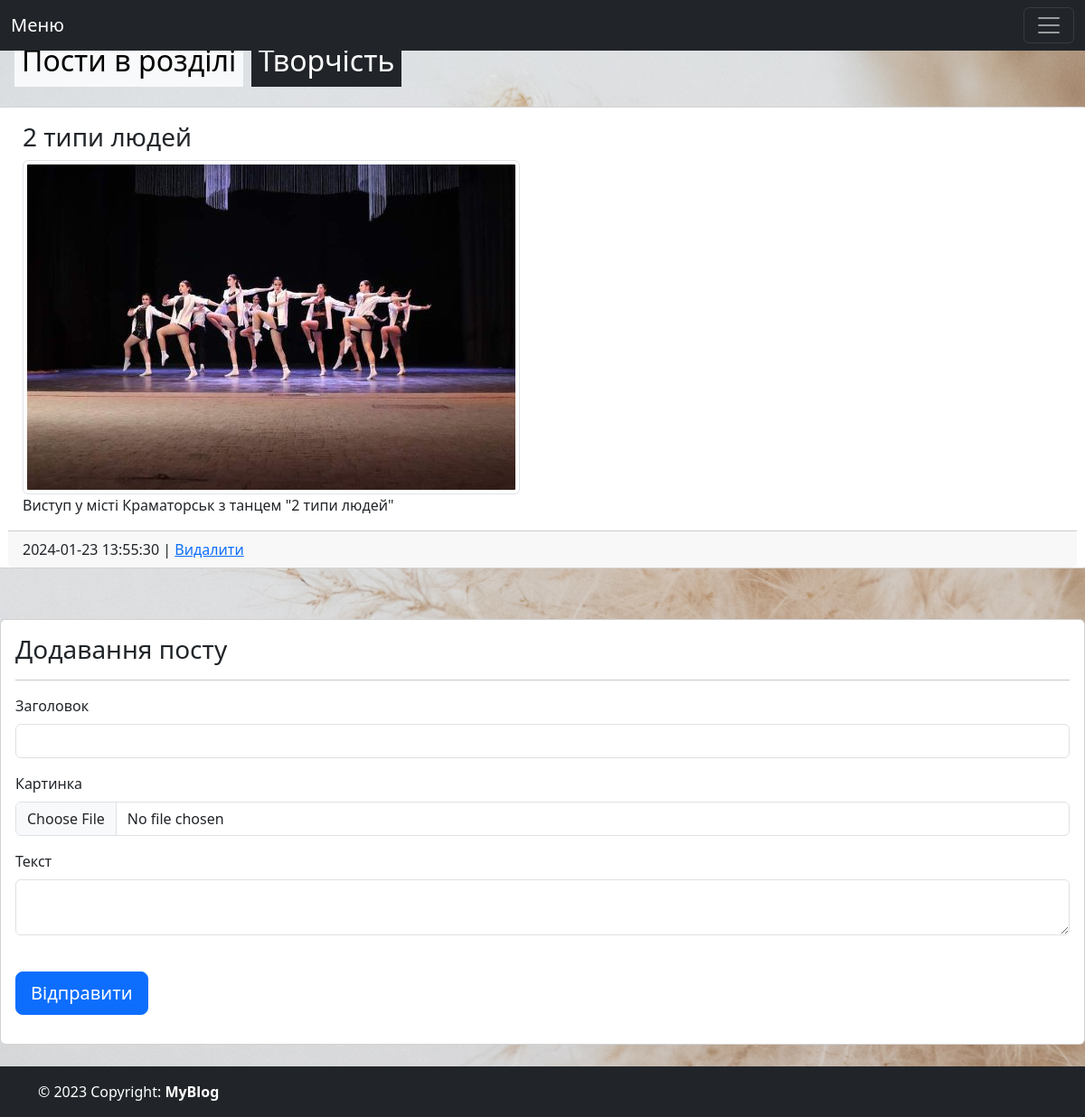
Page /post/category/art on the committed database.
### tables this page shows
CREATE TABLE "post" (
	"post_id"	INTEGER PRIMARY KEY AUTOINCREMENT,
	"category_id"	INTEGER NOT NULL,
	"text"	TEXT,
	"datetime"	TEXT NOT NULL DEFAULT CURRENT_TIMESTAMP,
	"title"	TEXT,
	"image"	TEXT,
	FOREIGN KEY("category_id") REFERENCES "category"("category_id") ON UPDATE CASCADE ON DELETE CASCADE
);

### main.py (the view, shortened to what this page needs)
@app.route('/post/category/<category_name>', methods=['POST', 'GET'])
def postCategory(category_name):
    category_id = getIdByCategory(category_name)
    errors = []
    posts = getPostsByCategory(category_name)
    return render_template('post_category.html', category_name=category_name, posts=posts, category_id=category_id, errors=errors)

### db_scripts.py (called while the page is built)
def open():
    global conn, cursor
    conn = sqlite3.connect(PATH + db_name)
    conn.row_factory = sqlite3.Row
    cursor = conn.cursor()

def close():
    cursor.close()
    conn.close()

def getPostsByCategory(category_name):
    open()
    cursor.execute('''SELECT * FROM post, category WHERE post.category_id=category.category_id and category_name=(?) ORDER BY post_id DESC''', [category_name])
    posts = cursor.fetchall()
    close()
    return posts

def getIdByCategory(category_id):
    open()
    cursor.execute('''SELECT category_id FROM category WHERE category_name=(?)''', [category_id])
    category_id = cursor.fetchone()['category_id']
    close()
    return category_id

### templates/post_category.html (shortened to what this page needs)
{% extends "index.html" %}
{% block body %}
    <h2 class="mt-5 mb-4 ms-3">
      {% if category_name == 'programming' %}
      <span class="text-bg-light p-2">Пости в розділі</span> <span class="text-bg-dark p-2">Програмування</span>
      {% elif category_name == 'art' %}
      <span class="text-bg-light p-2">Пости в розділі</span> <span class="text-bg-dark p-2">Творчість</span>
      {% elif category_name == 'games' %}
      <span class="text-bg-light p-2">Пости в розділі</span> <span class="text-bg-dark p-2">Англійська мова</span>
      {% endif %}
    </h2>
<section class="category_content">
    <div class="row mb-5">
    {%for post in posts%}
    <div class="col-md-12">
      <div class="row p-2">
        <div class="card">
          <div class="card-body">
              <h3 class="card-title">{{post['title']}}</h3>
              {% if post['image'] %}
              <img src="/static/uploads/{{post['image']}}" class="img-thumbnail" alt="..."><br>
              {% endif %}
              {{post['text']}}
          </div>
          <footer class="card-footer">
            {{post['datetime']}} | <a class="x-lg" href="/post/delete/{{post['post_id']}}/{{category_name}}" onclick="return confirm('Видалити пост?')">Видалити</a></footer>
        </div>
      </div>
    </div>
    {%endfor%}
    </div>
    <div class="card">
      <div class="card-body">
        <h3 class="card-title">Додавання посту</h3>
        <hr>
        <form method="POST" enctype="multipart/form-data">
          <div class="mb-3">
            <label for="title" class="form-label">Заголовок</label>
            <input type="text" name="title" id="title" class="form-control">
          </div>
          <div class="mb-3">
            <label for="image" class="form-label">Картинка</label>
            <input type="file" name="image" id="image" class="form-control">
          </div>
          <div class="mb-3">
            <label for="post" class="form-label">Текст</label>
            <textarea name="post" id="post" class="form-control"></textarea><br>
          </div>
          <div class="mb-3">
            <input type="submit" class="btn btn-primary btn-lg" value="Відправити">
          </div>
        </form>
      </div>
    </div>
</section>
{% endblock %}

### static/maain.css (style rules this page uses)
.category_content { min-height: 400px; }
body { background-image: url("bbegg.png"); background-repeat: no-repeat; background-size: cover; color: rgba(119, 60, 33, 0.826); }

### rows in the picture
post: title "2 типи людей", image (picture), text "Виступ у місті Краматорськ з танцем \"2 типи людей\"", datetime "2024-01-23 13:55:30"
